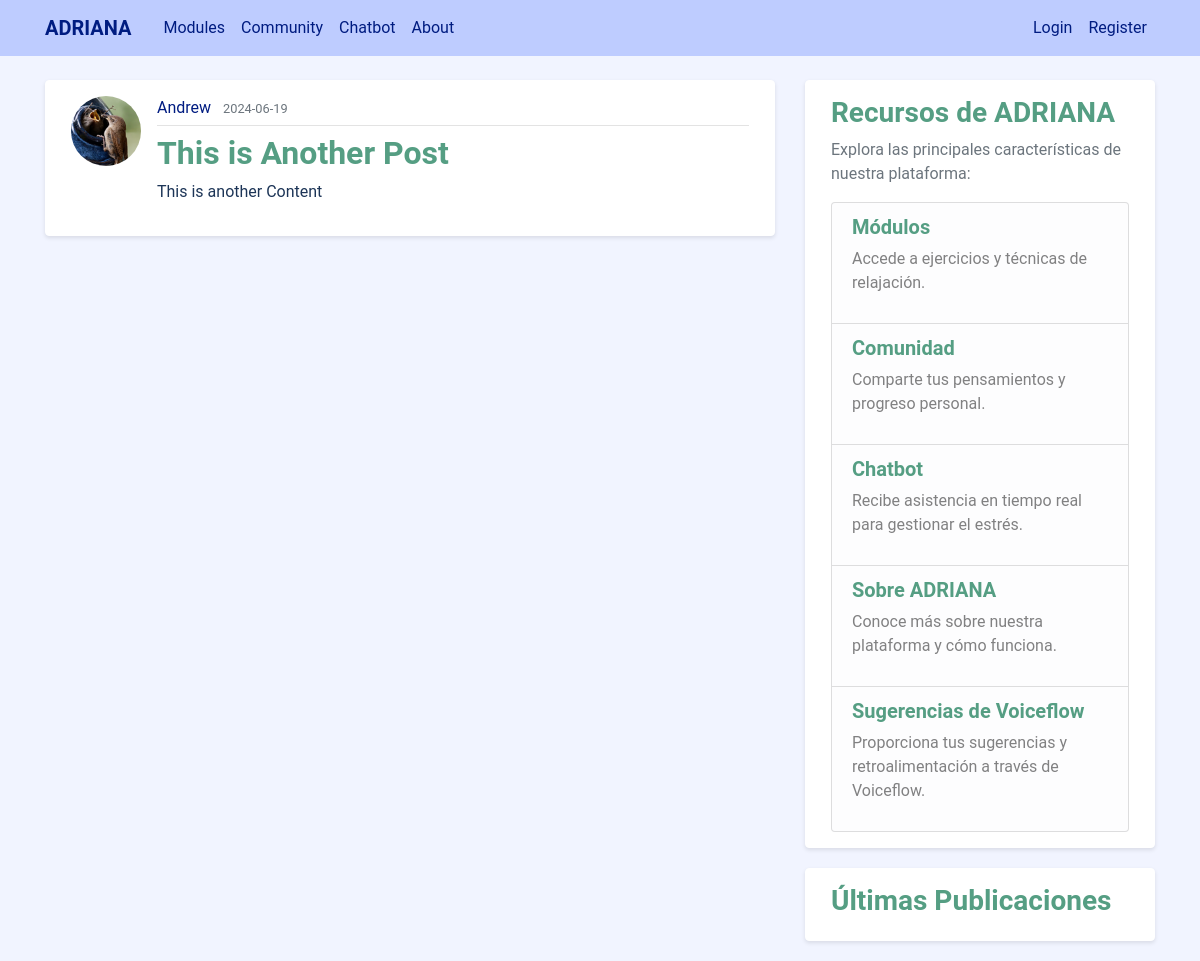
Screenshot of /post/2 with the database file from the repository.
### adriana_assistant/models.py (models this page shows, shortened)
class User(db.Model, UserMixin):
    id = db.Column(db.Integer, primary_key=True)
    username = db.Column(db.String(20), unique=True, nullable=False)
    email = db.Column(db.String(120), unique=True, nullable=False)
    image_file = db.Column(db.String(20), nullable=False, default='default.jpg')
    password = db.Column(db.String(60), nullable=False)
    posts = db.relationship('Post', backref='author', lazy=True)

class Post(db.Model):
    id = db.Column(db.Integer, primary_key=True)
    title = db.Column(db.String(100), nullable=False)
    date_posted = db.Column(db.DateTime, nullable=False, default=datetime.utcnow)
    content = db.Column(db.Text, nullable=False)
    user_id = db.Column(db.Integer, db.ForeignKey('user.id'), nullable=False)

### adriana_assistant/routes.py (the view)
@app.route("/post/<int:post_id>")
def post(post_id):
    post = Post.query.get_or_404(post_id)
    return render_template('post.html', title=post.title, post=post)

### adriana_assistant/templates/post.html (shortened to what this page needs)
{% extends "layout.html" %}
{% block content %}
  <article class="media content-section">
    <img class="rounded-circle article-img" src="{{ url_for('static', filename='profile_pics/' + post.author.image_file) }}">
    <div class="media-body">
      <div class="article-metadata">
        <a class="mr-2" href="{{ url_for('user_posts', username=post.author.username) }}">{{ post.author.username }}</a>
        <small class="text-muted">{{ post.date_posted.strftime('%Y-%m-%d') }}</small>
      </div>
      <h2 class="article-title">{{ post.title }}</h2>
      <p class="article-content">{{ post.content }}</p>
    </div>
  </article>
{% endblock content %}

### adriana_assistant/static/main.css (style rules this page uses)
body { background: #F1F4FF; color: #1D3557; font-family: 'Roboto', sans-serif; margin-top: 5rem; }
h1, h2, h3, h4, h5, h6 { color: #1D3557; font-weight: 500; }
.content-section { background: #FFFFFF; padding: 15px 25px; border: 1px solid #FFFFFF; border-radius: 4px; margin-bottom: 20px; box-shadow: 0 2px 4px rgba(0,0,0,0.1); }
.article-title { color: #559e83; font-weight: 600; }
.article-content { white-space: pre-line; }
.article-img { height: 70px; width: 70px; margin-right: 16px; border-radius: 4px; object-fit: cover; }
.article-metadata { padding-bottom: 5px; margin-bottom: 8px; border-bottom: 1px solid #e3e3e3; }
.article-metadata a { color: #001C81; }

### rows the page displays
User: image_file (picture), author.username "Andrew"
Post: date_posted "2024-06-19", title "This is Another Post", content "This is another Content"
